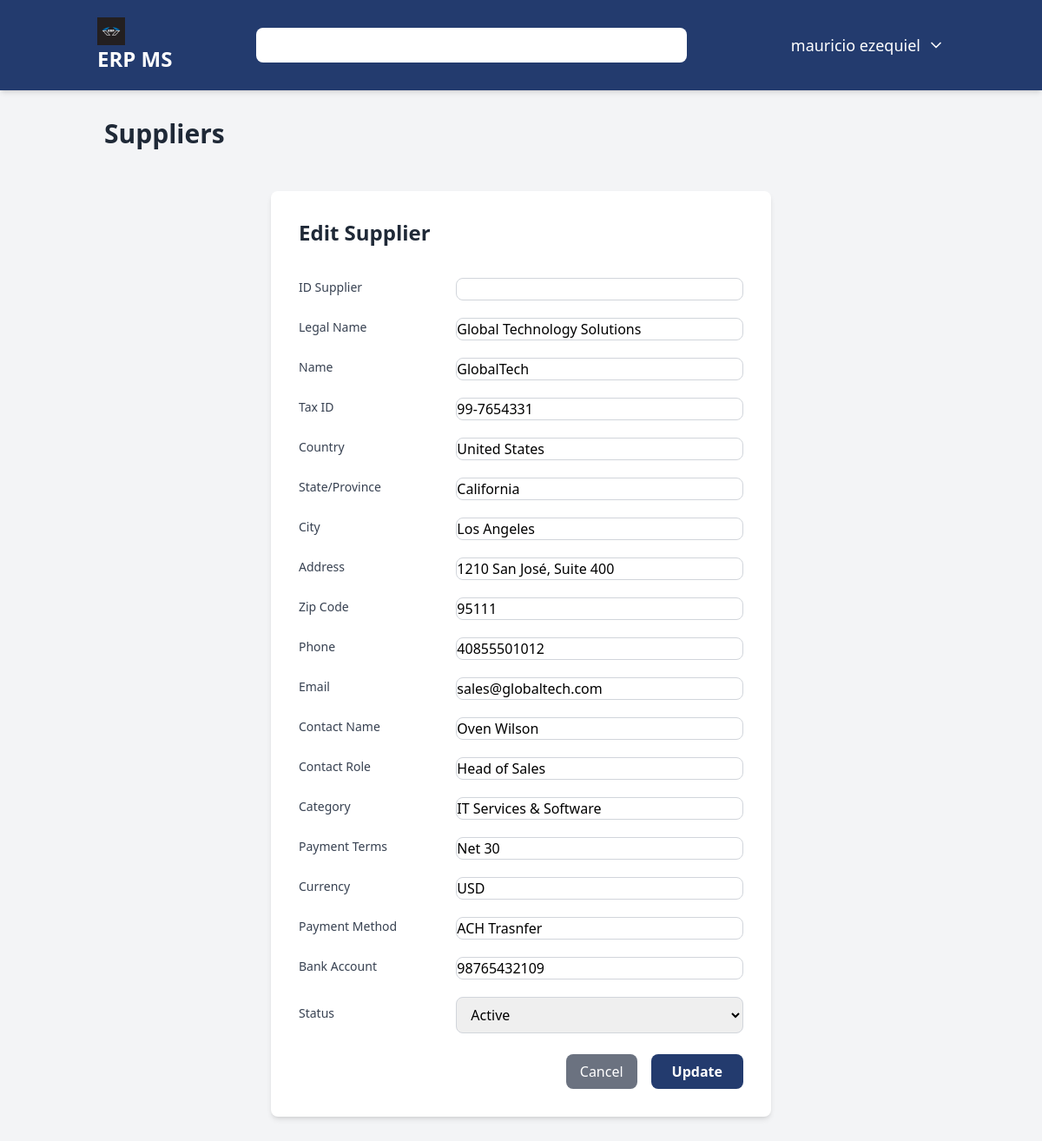
The page /suppliers/edit/1/ (signed in) on the database its author committed.
### users/models.py (models this page shows)
class User(AbstractUser):
    user_id = models.AutoField(primary_key=True)
    username = models.CharField(max_length=150, unique=True)
    password = models.CharField(max_length=128)
    USERNAME_FIELD = 'username'
    class Meta:
        db_table = 'users'
        verbose_name = 'User'
        verbose_name_plural = 'Users'

### suppliers/models.py (models this page shows, shortened)
class Supplier(models.Model):
    id_supplier = models.CharField(max_length=50, null=True, unique=True, verbose_name="Supplier ID")
    legal_name = models.CharField(max_length=150, verbose_name="Legal Name")
    name = models.TextField(max_length=100, verbose_name="Name")
    tax_id = models.CharField(max_length=30, verbose_name="Tax ID")
    country = models.CharField(max_length=70, verbose_name="Country")
    state_province = models.CharField(max_length=70, verbose_name="State/Province")
    city = models.CharField(max_length=100, verbose_name="City")
    address = models.CharField(max_length=150, verbose_name="Address")
    zip_code = models.IntegerField(verbose_name="Zip Code")
    phone = models.IntegerField(verbose_name="Phone")
    email = models.EmailField(max_length=150, verbose_name="Email")
    contact_name = models.CharField(max_length=150, verbose_name="Contact Name")
    contact_role = models.CharField(max_length=150, verbose_name="Contact Role")
    category = models.CharField(max_length=150, verbose_name="Category")
    payment_terms = models.CharField(max_length=150, verbose_name="Payment Terms")
    currency = models.CharField(max_length=150, verbose_name="Currency")
    payment_method = models.CharField(max_length=150, verbose_name="Payment Method")
    bank_account = models.CharField(max_length=150, verbose_name="Bank Account")
    status = models.CharField(max_length=50, verbose_name="Status")
    create_at = models.DateTimeField(auto_now_add=True)
    updated_at = models.DateTimeField(auto_now=True)
    created_by = models.ForeignKey(settings.AUTH_USER_MODEL, on_delete=models.SET_NULL, null=True)
    class Meta:
        verbose_name = "Supplier"
        verbose_name_plural = "Suppliers"

### suppliers/views.py (the view)
# urls.py: path('edit/<int:pk>/', views.supplier_edit, name='supplier_edit'),
@login_required
def supplier_edit(request, pk):
    supplier = get_object_or_404(Supplier, pk=pk)
    max_permission = UserRole.objects.filter(user_id=request.user).aggregate(max_permission=models.Max('role__suppliers'))['max_permission'] or 0
    if max_permission == 1:
        return redirect('suppliers') # Redirect to suppliers if no permission
    if max_permission == 0:
        return redirect('dashboard') # Redirect to dashboard if no permission
    supplier = Supplier.objects.get(pk=pk)
    if request.method == 'POST':
        form = SupplierForm(request.POST, instance=supplier)
        if form.is_valid():
            form.save()
            return redirect('suppliers:supplier_list')
    else:
        form = SupplierForm(instance=supplier)
    context = {
        'form': form,
        'supplier': supplier,
    }
    return render(request, 'suppliers/supplier_form.html', context)

### suppliers/templates/suppliers/supplier_form.html (shortened to what this page needs)
{% extends 'core/base.html' %}
{% load static %}
{% block content %}
<h2 class="text-3xl font-bold text-gray-800 mb-6 border-gray-400 pb-2">Suppliers</h2>
<div class="max-w-xl mx-auto bg-white p-8 rounded-lg shadow-md mt-10">
    <h2 class="text-2xl font-bold text-gray-800 mb-6 border-gray-400 pb-2">
        {% if supplier %}Edit Supplier{% else %}Add New Supplier{% endif %}
    </h2>
    <form method="post" class="space-y-6">
        <div class="space-y-4">
            <div class="flex items-center space-x-4">
                <label for="{{ form.id_supplier.id_for_label }}" class="block text-sm font-medium text-gray-700 w-1/3">ID Supplier</label>
                <div class="mt-1 w-2/3">
                   <input type="text" name="{{ form.id_supplier.html_name }}" id="{{form.id_supplier.id_for_label}}" class="w-full border border-gray-300 rounded-lg focus:outline-none focus:ring-2 focus:ring-[#233b6e]" required>
                </div>
            </div>
             <div class="flex items-center space-x-4">
                <label for="{{ form.legal_name.id_for_label }}" class="block text-sm font-medium text-gray-700 w-1/3">Legal Name</label>
                <div class="mt-1 w-2/3">
                   <input type="text" name="{{ form.legal_name.html_name }}" id="{{form.legal_name.id_for_label}}" value="{{ form.legal_name.value|default:'' }}" class="w-full border border-gray-300 rounded-lg focus:outline-none focus:ring-2 focus:ring-[#233b6e]" required>
                </div>
            </div>
             <div class="flex items-center space-x-4">
                <label for="{{ form.name.id_for_label }}" class="block text-sm font-medium text-gray-700 w-1/3">Name</label>
                <div class="mt-1 w-2/3">
                   <input type="text" name="{{ form.name.html_name }}" id="{{form.name.id_for_label}}" value="{{ form.name.value|default:'' }}" class="w-full border border-gray-300 rounded-lg focus:outline-none focus:ring-2 focus:ring-[#233b6e]" required>
                </div>
            </div>
             <div class="flex items-center space-x-4">
                <label for="{{ form.tax_id.id_for_label }}" class="block text-sm font-medium text-gray-700 w-1/3">Tax ID</label>
                <div class="mt-1 w-2/3">
                   <input type="text" name="{{ form.tax_id.html_name }}" id="{{form.tax_id.id_for_label}}" value="{{ form.tax_id.value|default:'' }}" class="w-full border border-gray-300 rounded-lg focus:outline-none focus:ring-2 focus:ring-[#233b6e]" required>
                </div>
            </div>
            <div class="flex items-center space-x-4">
                <label for="{{ form.country.id_for_label }}" class="block text-sm font-medium text-gray-700 w-1/3">Country</label>
                <div class="mt-1 w-2/3">
                   <input type="text" name="{{ form.country.html_name }}" id="{{form.country.id_for_label}}" value="{{ form.country.value|default:'' }}" class="w-full border border-gray-300 rounded-lg focus:outline-none focus:ring-2 focus:ring-[#233b6e]" required>
                </div>
            </div>
            <div class="flex items-center space-x-4">
                <label for="{{ form.state_province.id_for_label }}" class="block text-sm font-medium text-gray-700 w-1/3">State/Province</label>
                <div class="mt-1 w-2/3">
                   <input type="text" name="{{ form.state_province.html_name }}" id="{{form.state_province.id_for_label}}" value="{{ form.state_province.value|default:'' }}" class="w-full border border-gray-300 rounded-lg focus:outline-none focus:ring-2 focus:ring-[#233b6e]" required>
                </div>
            </div>
            <div class="flex items-center space-x-4">
                <label for="{{ form.city.id_for_label }}" class="block text-sm font-medium text-gray-700 w-1/3">City</label>
                <div class="mt-1 w-2/3">
                   <input type="text" name="{{ form.city.html_name }}" id="{{form.city.id_for_label}}" value="{{ form.city.value|default:'' }}" class="w-full border border-gray-300 rounded-lg focus:outline-none focus:ring-2 focus:ring-[#233b6e]" required>
                </div>
            </div>
            <div class="flex items-center space-x-4">
                <label for="{{ form.address.id_for_label }}" class="block text-sm font-medium text-gray-700 w-1/3">Address</label>
                <div class="mt-1 w-2/3">
                   <input type="text" name="{{ form.address.html_name }}" id="{{form.address.id_for_label}}" value="{{ form.address.value|default:'' }}" class="w-full border border-gray-300 rounded-lg focus:outline-none focus:ring-2 focus:ring-[#233b6e]" required>
                </div>
            </div>
            <div class="flex items-center space-x-4">
                <label for="{{ form.zip_code.id_for_label }}" class="block text-sm font-medium text-gray-700 w-1/3">Zip Code</label>
                <div class="mt-1 w-2/3">
                   <input type="text" name="{{ form.zip_code.html_name }}" id="{{form.zip_code.id_for_label}}" value="{{ form.zip_code.value|default:'' }}" class="w-full border border-gray-300 rounded-lg focus:outline-none focus:ring-2 focus:ring-[#233b6e]" required>
                </div>
            </div>
            <div class="flex items-center space-x-4">
                <label for="{{ form.phone.id_for_label }}" class="block text-sm font-medium text-gray-700 w-1/3">Phone</label>
                <div class="mt-1 w-2/3">
                   <input type="text" name="{{ form.phone.html_name }}" id="{{form.phone.id_for_label}}" value="{{ form.phone.value|default:'' }}" class="w-full border border-gray-300 rounded-lg focus:outline-none focus:ring-2 focus:ring-[#233b6e]" required>
                </div>
            </div>
            <div class="flex items-center space-x-4">
                <label for="{{ form.email.id_for_label }}" class="block text-sm font-medium text-gray-700 w-1/3">Email</label>
                <div class="mt-1 w-2/3">
                   <input type="email" name="{{ form.email.html_name }}" id="{{form.email.id_for_label}}" value="{{ form.email.value|default:'' }}" class="w-full border border-gray-300 rounded-lg focus:outline-none focus:ring-2 focus:ring-[#233b6e]" required>
                </div>
            </div>
            <div class="flex items-center space-x-4">
                <label for="{{ form.contact_name.id_for_label }}" class="block text-sm font-medium text-gray-700 w-1/3">Contact Name</label>
                <div class="mt-1 w-2/3">
                   <input type="text" name="{{ form.contact_name.html_name }}" id="{{form.contact_name.id_for_label}}" value="{{ form.contact_name.value|default:'' }}" class="w-full border border-gray-300 rounded-lg focus:outline-none focus:ring-2 focus:ring-[#233b6e]" required>
                </div>
            </div>
            <div class="flex items-center space-x-4">
                <label for="{{ form.contact_role.id_for_label }}" class="block text-sm font-medium text-gray-700 w-1/3">Contact Role</label>
                <div class="mt-1 w-2/3">
                   <input type="text" name="{{ form.contact_role.html_name }}" id="{{form.contact_role.id_for_label}}" value="{{ form.contact_role.value|default:'' }}" class="w-full border border-gray-300 rounded-lg focus:outline-none focus:ring-2 focus:ring-[#233b6e]" required>
                </div>
            </div>
            <div class="flex items-center space-x-4">
                <label for="{{ form.category.id_for_label }}" class="block text-sm font-medium text-gray-700 w-1/3">Category</label>
                <div class="mt-1 w-2/3">
                   <input type="text" name="{{ form.category.html_name }}" id="{{form.category.id_for_label}}" value="{{ form.category.value|default:'' }}" class="w-full border border-gray-300 rounded-lg focus:outline-none focus:ring-2 focus:ring-[#233b6e]" required>
                </div>
            </div>
            <div class="flex items-center space-x-4">
                <label for="{{ form.payment_terms.id_for_label }}" class="block text-sm font-medium text-gray-700 w-1/3">Payment Terms</label>
                <div class="mt-1 w-2/3">
                   <input type="text" name="{{ form.payment_terms.html_name }}" id="{{form.payment_terms.id_for_label}}" value="{{ form.payment_terms.value|default:'' }}" class="w-full border border-gray-300 rounded-lg focus:outline-none focus:ring-2 focus:ring-[#233b6e]" required>
                </div>
            </div>
            <div class="flex items-center space-x-4">
                <label for="{{ form.currency.id_for_label }}" class="block text-sm font-medium text-gray-700 w-1/3">Currency</label>
                <div class="mt-1 w-2/3">
                   <input type="text" name="{{ form.currency.html_name }}" id="{{form.currency.id_for_label}}" value="{{ form.currency.value|default:'' }}" class="w-full border border-gray-300 rounded-lg focus:outline-none focus:ring-2 focus:ring-[#233b6e]" required>
                </div>
            </div>
            <div class="flex items-center space-x-4">
                <label for="{{ form.payment_method.id_for_label }}" class="block text-sm font-medium text-gray-700 w-1/3">Payment Method</label>
                <div class="mt-1 w-2/3">
                   <input type="text" name="{{ form.payment_method.html_name }}" id="{{form.payment_method.id_for_label}}" value="{{ form.payment_method.value|default:'' }}" class="w-full border border-gray-300 rounded-lg focus:outline-none focus:ring-2 focus:ring-[#233b6e]" required>
                </div>
            </div>
            <div class="flex items-center space-x-4">
                <label for="{{ form.bank_account.id_for_label }}" class="block text-sm font-medium text-gray-700 w-1/3">Bank Account</label>
                <div class="mt-1 w-2/3">
                   <input type="text" name="{{ form.bank_account.html_name }}" id="{{form.bank_account.id_for_label}}" value="{{ form.bank_account.value|default:'' }}" class="w-full border border-gray-300 rounded-lg focus:outline-none focus:ring-2 focus:ring-[#233b6e]" required>
                </div>
            </div>
             <div class="flex items-center space-x-4">
                <label for="{{ form.status.id_for_label }}" class="block text-sm font-medium text-gray-700 w-1/3">Status</label>
                <div class="mt-1 w-2/3">
                   <select name="{{ form.status.html_name }}" id="{{form.status.id_for_label}}" class="w-full px-3 py-2 border border-gray-300 rounded-lg focus:outline-none focus:ring-2 focus:ring-[#233b6e]" required>
                      <option value="active" {% if form.status.value == "Active" %}selected{% endif %}>Active</option>
                   </select>
                </div>
            </div>
        </div>
        <div class="flex justify-end space-x-4">
            <a href="{% url 'suppliers:suppliers_list' %}" class="px-4 py-2 bg-gray-500 text-white rounded-lg hover:bg-gray-600">Cancel</a>
            <button type="submit" class="bg-[#233b6e] text-white font-semibold py-2 px-6 rounded-lg transition-colors duration-300 hover:bg-[#1a2c53]">{% if supplier %}Update{% else %}Create{% endif %}</button>
        </div>
    </form>
</div>
{% endblock content %}

### core/templates/core/base.html (shortened to what this page needs)
{% load static %}
<!DOCTYPE html>
<html lang="en">
<head>
    <script src="https://cdn.tailwindcss.com"></script>
</head>
<body class="bg-gray-100 font-sans">
    <nav class="bg-[#233b6e] text-white shadow-md">
        <div class="container mx-auto px-4 py-4 flex flex-col md:flex-row justify-between items-center space-y-4 md:space-y-0">
            <a href="{% url 'dashboard' %}" class="text-2xl font-bold rounded-lg px-2 py-1 transition-all hover:bg-white/10">
                <img src="{% static 'img/logo-erp.jpg' %}" alt="ERP MS" class="h-8 w-8">
                <span>ERP MS</span>
            </a>
            <div class="relative w-full md:w-1/2">
                <input type="text" id="transaction-input" class="w-full rounded-lg px-4 py-2 text-gray-800 focus:outline-none focus:ring-2 focus:ring-white/50 placeholder-gray-400">
            </div>
            <div class="flex items-center space-x-6">
                <div class="relative">
                    <button id="user-menu-button" class="flex items-center space-x-2 text-lg font-medium transition-all hover:bg-white/10 p-2 rounded-lg">
                        <span>{{ user.first_name|default:user.username }}</span>
                        <svg xmlns="http://www.w3.org/2000/svg" width="20" height="20" viewBox="0 0 24 24" fill="none" stroke="currentColor" stroke-width="2" stroke-linecap="round" stroke-linejoin="round" class="lucide lucide-chevron-down"><path d="m6 9 6 6 6-6"></path></svg>
                    </button>
                </div>
            </div>
        </div>
    </nav>
    <main class="container mx-auto  p-8">
        {% block content %}
        {% endblock %}
    </main>
</body>
</html>

### rows shown on the page
User: first_name "mauricio ezequiel"
Supplier: legal_name "Global Technology Solutions", name "GlobalTech", tax_id "99-7654331", country "United States", state_province "California", city "Los Angeles", address "1210 San José, Suite 400", email "sales@globaltech.com", contact_name "Oven Wilson", contact_role "Head of Sales", category "IT Services & Software", payment_terms "Net 30", currency "USD", payment_method "ACH Trasnfer", bank_account "98765432109"
